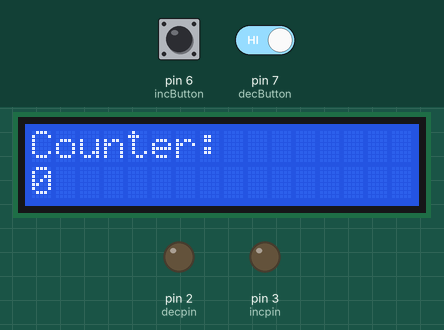
Simulated run of this sketch. Board: Arduino Uno, built with avr-gcc and run on an emulated ATmega328P. On the bench: 16×2 character LCD, output pins drawn as LEDs (lit = HIGH). Inputs (shaded band) come from the test bench; at power-on: pin 6 (incButton) HIGH, pin 7 (decButton) HIGH.

Above: at 6.8 s.
6.9 s: pin 6 (incButton) pulled LOW for 0.15 s
At 7.9 s:
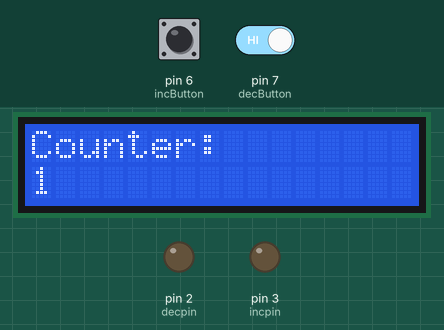
8.5 s: pin 6 (incButton) pulled LOW for 1 s
At 9.2 s:
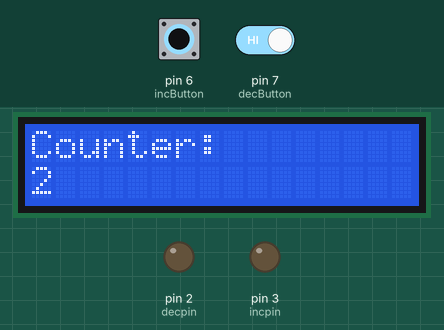
11.0 s: pin 6 (incButton) driven LOW and pin 7 (decButton) driven LOW
At 11.32 s:
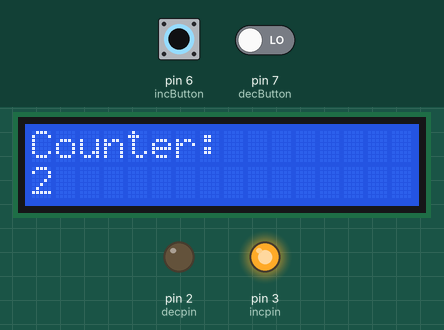
Timing chart, 0 to 14.0 s (numbered marks = the images above; inputs shaded):
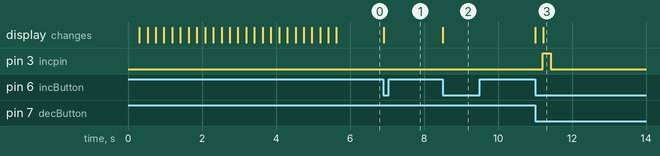

Measured:
- after the input at 6.9 s, the display: changes at once (image 1)
- after the input at 8.5 s, the display: changes at once (image 2)
- after the input at 11.0 s, pin 3 (incpin): LOW → HIGH after 0.21 s, → LOW 0.21 s later; the display: first changes at once (image 3 shows a later state)

The sketch:

counter.ino
```cpp
#include <Wire.h>
#include <LiquidCrystal_I2C.h>

LiquidCrystal_I2C lcd(0x27, 16, 2);

int incButton = 6;
int decButton = 7;
int incpin = 3;
int decpin = 2;
int counter = 0;

bool incButtonState = HIGH;
bool lastIncButtonState = HIGH;

bool decButtonState = HIGH;
bool lastDecButtonState = HIGH;

void setup() {
  pinMode(incButton, INPUT_PULLUP);
  pinMode(decButton, INPUT_PULLUP);

  pinMode(incpin, OUTPUT);
  pinMode(decpin, OUTPUT);

  lcd.begin(16, 2);
  lcd.backlight();

  String message = "    Welcome to my new Project -> Counter    ";
  int messageLength = message.length();

  for (int i = 0; i < messageLength - 19; i++) {
    lcd.setCursor(0, 0);
    lcd.print(message.substring(i, i + 20));
    delay(200);
    lcd.clear();
  }

  lcd.clear();

  lcd.setCursor(0, 0);
  lcd.print("Counter: ");
  lcd.setCursor(0, 1);
  lcd.print(counter);
}

void loop() {
  incButtonState = digitalRead(incButton);
  decButtonState = digitalRead(decButton);

  if (incButtonState == LOW && lastIncButtonState == HIGH) {
    counter++;
    lcd.setCursor(0, 1);
    lcd.print("        ");
    lcd.setCursor(0, 1);
    lcd.print(counter);
    delay(200);
    digitalWrite(incpin, HIGH);
  } else {
    digitalWrite(incpin, LOW);
  }

  if (decButtonState == LOW && lastDecButtonState == HIGH) {
    counter--;
    lcd.setCursor(0, 1);
    lcd.print("        ");
    lcd.setCursor(0, 1);
    lcd.print(counter);
    delay(200);
    digitalWrite(decpin, HIGH);
  } else {
    digitalWrite(decpin, LOW);
  }

  lastIncButtonState = incButtonState;
  lastDecButtonState = decButtonState;
}
```
